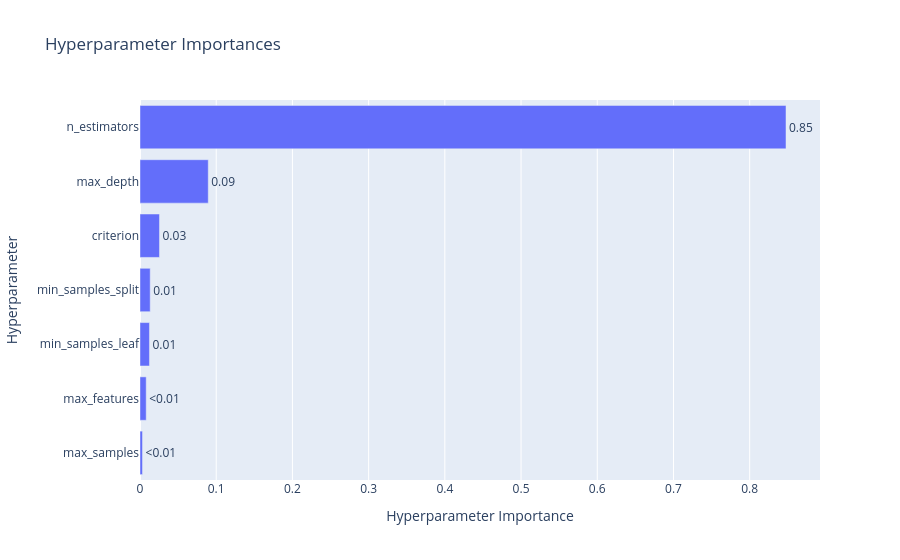

Notebook code cell kept with this figure:
### Code cell
optuna.visualization.plot_param_importances(study)

### Figure 1 — Plotly figure (JSON) as saved in the notebook; plotly's stock layout.template omitted (floating-point values rounded to 4 significant figures)
{"data": [{"cliponaxis": false, "hovertemplate": ["max_samples (FloatDistribution): 0.0032871516729163254<extra></extra>", "max_features (CategoricalDistribution): 0.008140050389798327<extra></extra>", "min_samples_leaf (IntDistribution): 0.012417187066469224<extra></extra>", "min_samples_split (IntDistribution): 0.013386239410273473<extra></extra>", "criterion (CategoricalDistribution): 0.02554473949876921<extra></extra>", "max_depth (IntDistribution): 0.08956206855505795<extra></extra>", "n_estimators (IntDistribution): 0.8476625634067155<extra></extra>"], "name": "Objective Value", "orientation": "h", "text": ["<0.01", "<0.01", "0.01", "0.01", "0.03", "0.09", "0.85"], "textposition": "outside", "type": "bar", "x": [0.003287, 0.00814, 0.01242, 0.01339, 0.02554, 0.08956, 0.8477], "y": ["max_samples", "max_features", "min_samples_leaf", "min_samples_split", "criterion", "max_depth", "n_estimators"]}], "layout": {"title": {"text": "Hyperparameter Importances"}, "xaxis": {"title": {"text": "Hyperparameter Importance"}}, "yaxis": {"title": {"text": "Hyperparameter"}}}}
